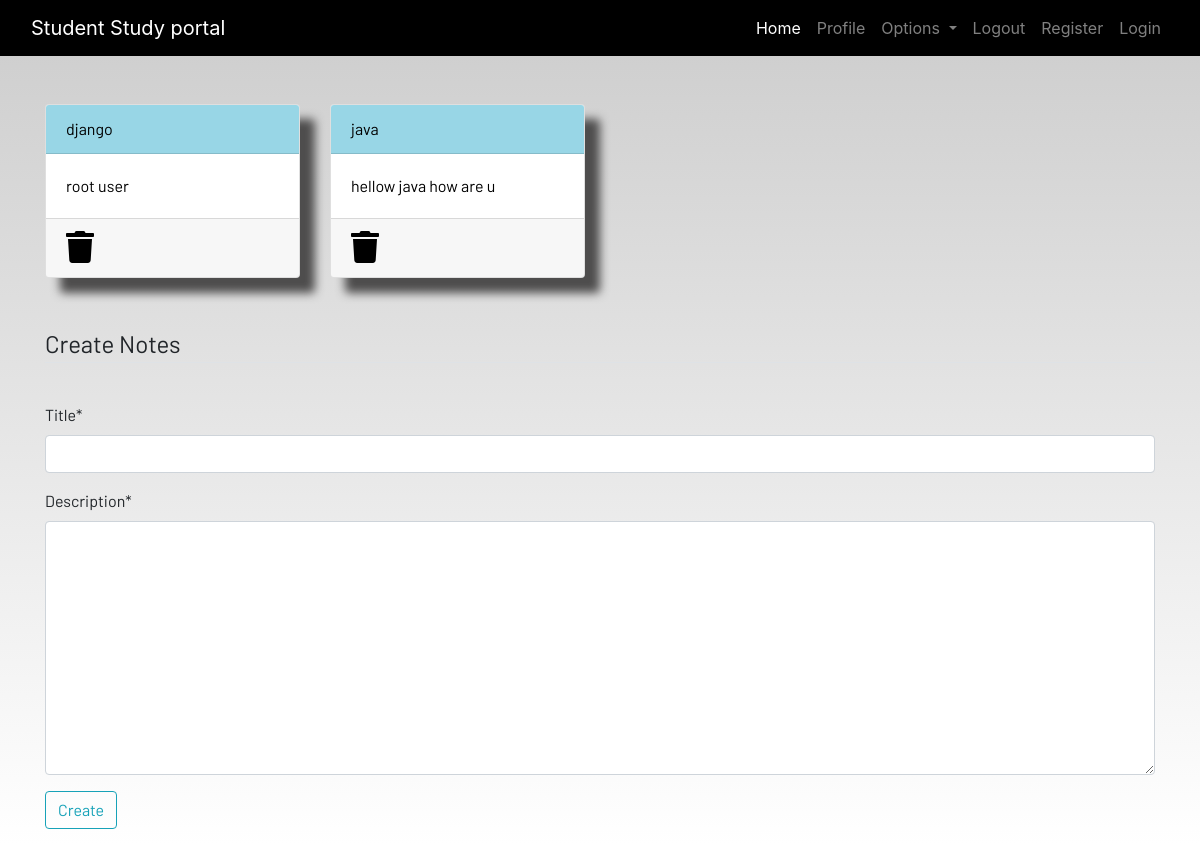
Before: /notes (signed in) with the older database file.
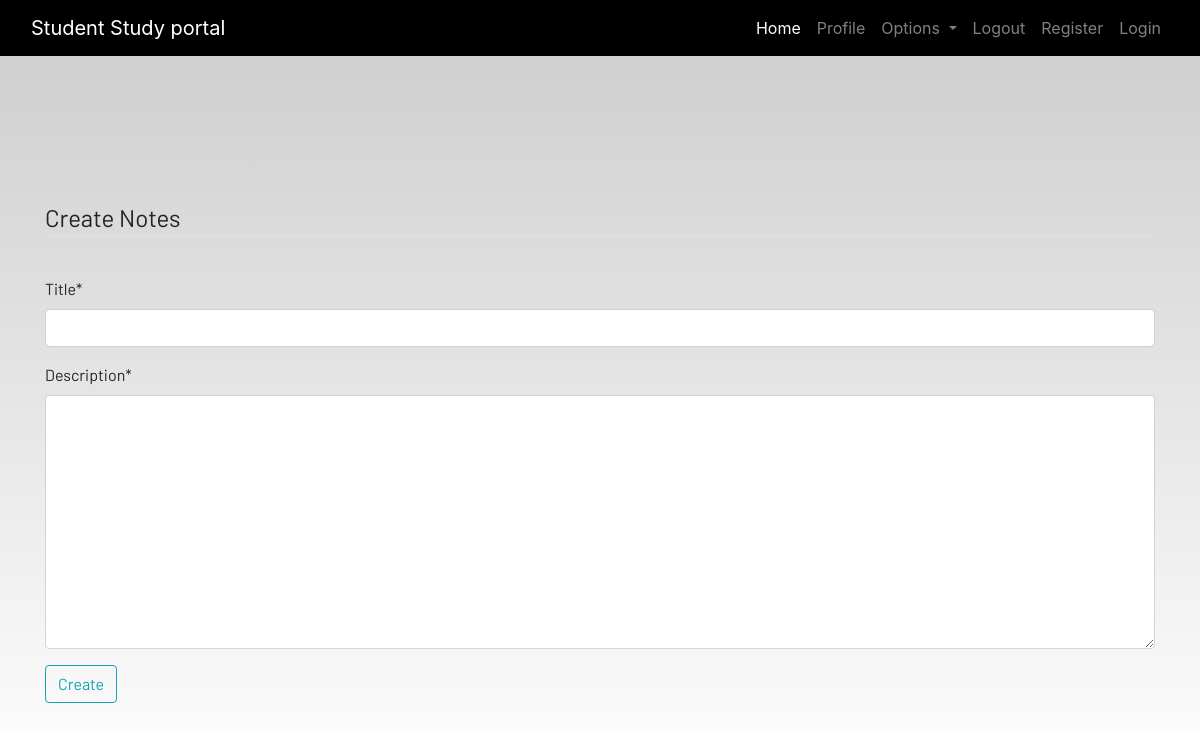
After: the same page with the newer database file.
### dashboard/models.py (models this page shows, shortened)
class Notes(models.Model):
    user = models.ForeignKey(User, on_delete=models.CASCADE)
    title = models.CharField(max_length=200)
    description = models.TextField()
    class Meta:
        verbose_name = "Notes"
        verbose_name_plural = "Notes"

### dashboard/views.py (the view)
# urls.py: path('notes',views.notes, name = "notes"),
def notes(request):
    if request.method == "POST":
        form = NotesForm(request.POST)
        if  form.is_valid():
            notes = Notes(user= request.user,title = request.POST['title'], description = request.POST['description'])
            notes.save()
        messages.success(request,f"Notes Added from {request.user.username} Successfully")
    else:
        form = NotesForm()
    notes = Notes.objects.filter(user=request.user)
    return render(request, 'dashboard/note.html', {'notes': notes,'form':form})

### dashboard/forms.py
class NotesForm(forms.ModelForm):
    class Meta:
        model = Notes
        fields = ['title','description']

### dashboard/templates/dashboard/note.html (shortened to what this page needs)
{% extends 'dashboard/base.html' %}
{% load static %}
{% load crispy_forms_tags %}
{% block content %}
<div class="container">
    <div class="row">
 {% for  note in notes %}
    <div class="col-md-3">
        <a href="{% url 'notes-detail' note.id  %}">
                <div class="card">
                    <div class="card-header">{{note.title}}</div>
                    <div class="card-body">{{note.description|slice:"0:100"}}</div>
                    <div class="card-footer mt-auto "><a href="{% url 'delete-notes' note.id %}">
                        <i class="fa fa-trash fa-2x"></i></a>
                    </div>
                </div>
            </a>
        </div>
{% endfor %}
        <br><br>
    </div>
</div>
<br><br>
<div class="container">
    <form method="POST">
        <fieldset class="form-group">
            <legend class="border-bottom mb-4">Create Notes</legend>
        </fieldset>
        {{form|crispy}}
        <div class="form-group">
            <button href="" class="btn btn-outline-info" type="submit">
                Create
            </button>
        </div>
    </form>
</div>
{% endblock content %}

### dashboard/templates/dashboard/base.html (shortened to what this page needs)
<!DOCTYPE html>
{% load static %}
<html lang="en">
<head>
  <link rel="stylesheet" href="https://stackpath.bootstrapcdn.com/bootstrap/4.3.1/css/bootstrap.min.css"
>
  <link rel="stylesheet" href="https://use.fontawesome.com/releases/v5.7.2/css/all.css"
 />
  <link rel="stylesheet" href="{% static 'css/main.css' %}" />
</head>
<body>
  <header>
    <nav class="navbar navbar-expand-lg navbar-dark bg-dark">
      <div class="container-fluid">
        <a class="navbar-brand" href="#">Student Study portal</a>
        <div class="collapse navbar-collapse justify-content-end" id="navbarSupportedContent">
          <ul class="navbar-nav mb-2 mb-lg-0">
            <li class="nav-item">
              <a class="nav-link active" aria-current="page" href="#">Home</a>
            </li>
            <li class="nav-item">
              <a class="nav-link" href="#">Profile</a>
            </li>
            <li class="nav-item dropdown">
              <a class="nav-link dropdown-toggle" href="#" id="navbarDropdown" role="button" data-toggle="dropdown"
                aria-haspopup="true" aria-expanded="false">
                Options
              </a>
            </li>
            <li class="nav-item">
              <a class="nav-link" href="#">Logout</a>
            </li>
            <li class="nav-item">
              <a class="nav-link" href="#">Register</a>
            </li>
            <li class="nav-item">
              <a class="nav-link" href="#">Login</a>
            </li>
          </ul>
        </div>
      </div>
    </nav>
  </header>
  <br /><br />
  <main>
    {% block content %}
    {% endblock content %}
  </main>
</body>
</html>

### static/css/main.css (style rules this page uses)
html { scroll-behavior: smooth; height: 100%; width: 100%; }
main { font-family: Barlow, Quicksand, Rubik, sans-serif, serif, 'Times New Roman', Times, serif !important; }
.navbar { background-color: rgb(0, 0, 0) !important; }
a { text-decoration: none !important; color: black; }
html, body { max-width: 100%; overflow-x: hidden; height: 100%; width: 100%; }
body { background: linear-gradient(rgba(0, 0, 0, 0.2), rgba(255, 255, 255, 0.5)); overflow-x: hidden; background-repeat: no-repeat; }

Changed rows visible on the page:
removed Notes: title "django", description "root user"
removed Notes: title "java", description "hellow java how are u"
